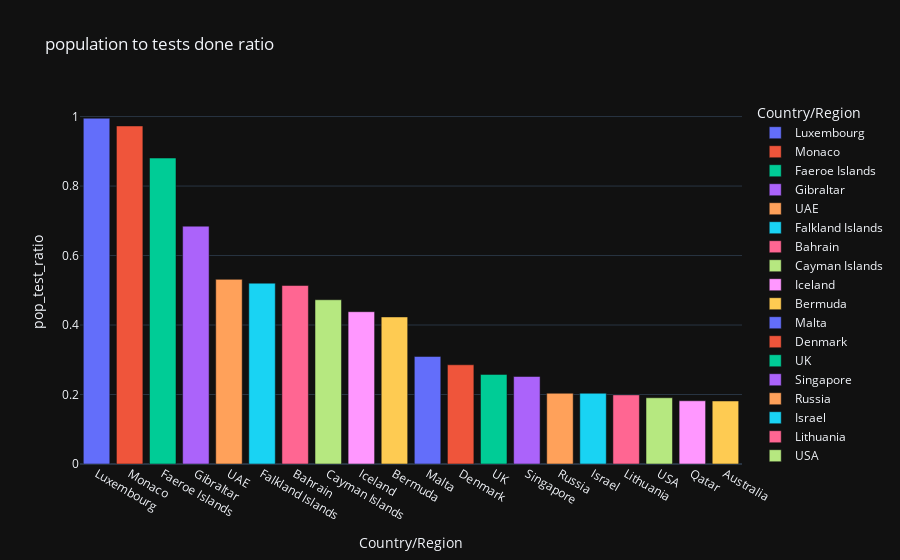

The notebook cell this image was saved under:
### Code cell
fig=px.bar(world_data.sort_values(by='pop_test_ratio', ascending=False)[:20],color='Country/Region',y='pop_test_ratio',x='Country/Region',template="plotly_dark",title="population to tests done ratio")
fig.show()

### Figure 1 — Plotly figure (JSON) as saved in the notebook; plotly's stock layout.template omitted (floating-point values rounded to 4 significant figures)
{"data": [{"alignmentgroup": "True", "hovertemplate": "Country/Region=%{x}<br>pop_test_ratio=%{y}<extra></extra>", "legendgroup": "Luxembourg", "marker": {"color": "#636efa", "pattern": {"shape": ""}}, "name": "Luxembourg", "offsetgroup": "Luxembourg", "orientation": "v", "showlegend": true, "textposition": "auto", "type": "bar", "x": ["Luxembourg"], "xaxis": "x", "y": [0.9953], "yaxis": "y"}, {"alignmentgroup": "True", "hovertemplate": "Country/Region=%{x}<br>pop_test_ratio=%{y}<extra></extra>", "legendgroup": "Monaco", "marker": {"color": "#EF553B", "pattern": {"shape": ""}}, "name": "Monaco", "offsetgroup": "Monaco", "orientation": "v", "showlegend": true, "textposition": "auto", "type": "bar", "x": ["Monaco"], "xaxis": "x", "y": [0.973], "yaxis": "y"}, {"alignmentgroup": "True", "hovertemplate": "Country/Region=%{x}<br>pop_test_ratio=%{y}<extra></extra>", "legendgroup": "Faeroe Islands", "marker": {"color": "#00cc96", "pattern": {"shape": ""}}, "name": "Faeroe Islands", "offsetgroup": "Faeroe Islands", "orientation": "v", "showlegend": true, "textposition": "auto", "type": "bar", "x": ["Faeroe Islands"], "xaxis": "x", "y": [0.8806], "yaxis": "y"}, {"alignmentgroup": "True", "hovertemplate": "Country/Region=%{x}<br>pop_test_ratio=%{y}<extra></extra>", "legendgroup": "Gibraltar", "marker": {"color": "#ab63fa", "pattern": {"shape": ""}}, "name": "Gibraltar", "offsetgroup": "Gibraltar", "orientation": "v", "showlegend": true, "textposition": "auto", "type": "bar", "x": ["Gibraltar"], "xaxis": "x", "y": [0.6846], "yaxis": "y"}, {"alignmentgroup": "True", "hovertemplate": "Country/Region=%{x}<br>pop_test_ratio=%{y}<extra></extra>", "legendgroup": "UAE", "marker": {"color": "#FFA15A", "pattern": {"shape": ""}}, "name": "UAE", "offsetgroup": "UAE", "orientation": "v", "showlegend": true, "textposition": "auto", "type": "bar", "x": ["UAE"], "xaxis": "x", "y": [0.5315], "yaxis": "y"}, {"alignmentgroup": "True", "hovertemplate": "Country/Region=%{x}<br>pop_test_ratio=%{y}<extra></extra>", "legendgroup": "Falkland Islands", "marker": {"color": "#19d3f3", "pattern": {"shape": ""}}, "name": "Falkland Islands", "offsetgroup": "Falkland Islands", "orientation": "v", "showlegend": true, "textposition": "auto", "type": "bar", "x": ["Falkland Islands"], "xaxis": "x", "y": [0.5205], "yaxis": "y"}, {"alignmentgroup": "True", "hovertemplate": "Country/Region=%{x}<br>pop_test_ratio=%{y}<extra></extra>", "legendgroup": "Bahrain", "marker": {"color": "#FF6692", "pattern": {"shape": ""}}, "name": "Bahrain", "offsetgroup": "Bahrain", "orientation": "v", "showlegend": true, "textposition": "auto", "type": "bar", "x": ["Bahrain"], "xaxis": "x", "y": [0.5137], "yaxis": "y"}, {"alignmentgroup": "True", "hovertemplate": "Country/Region=%{x}<br>pop_test_ratio=%{y}<extra></extra>", "legendgroup": "Cayman Islands", "marker": {"color": "#B6E880", "pattern": {"shape": ""}}, "name": "Cayman Islands", "offsetgroup": "Cayman Islands", "orientation": "v", "showlegend": true, "textposition": "auto", "type": "bar", "x": ["Cayman Islands"], "xaxis": "x", "y": [0.4728], "yaxis": "y"}, {"alignmentgroup": "True", "hovertemplate": "Country/Region=%{x}<br>pop_test_ratio=%{y}<extra></extra>", "legendgroup": "Iceland", "marker": {"color": "#FF97FF", "pattern": {"shape": ""}}, "name": "Iceland", "offsetgroup": "Iceland", "orientation": "v", "showlegend": true, "textposition": "auto", "type": "bar", "x": ["Iceland"], "xaxis": "x", "y": [0.4384], "yaxis": "y"}, {"alignmentgroup": "True", "hovertemplate": "Country/Region=%{x}<br>pop_test_ratio=%{y}<extra></extra>", "legendgroup": "Bermuda", "marker": {"color": "#FECB52", "pattern": {"shape": ""}}, "name": "Bermuda", "offsetgroup": "Bermuda", "orientation": "v", "showlegend": true, "textposition": "auto", "type": "bar", "x": ["Bermuda"], "xaxis": "x", "y": [0.4233], "yaxis": "y"}, {"alignmentgroup": "True", "hovertemplate": "Country/Region=%{x}<br>pop_test_ratio=%{y}<extra></extra>", "legendgroup": "Malta", "marker": {"color": "#636efa", "pattern": {"shape": ""}}, "name": "Malta", "offsetgroup": "Malta", "orientation": "v", "showlegend": true, "textposition": "auto", "type": "bar", "x": ["Malta"], "xaxis": "x", "y": [0.3095], "yaxis": "y"}, {"alignmentgroup": "True", "hovertemplate": "Country/Region=%{x}<br>pop_test_ratio=%{y}<extra></extra>", "legendgroup": "Denmark", "marker": {"color": "#EF553B", "pattern": {"shape": ""}}, "name": "Denmark", "offsetgroup": "Denmark", "orientation": "v", "showlegend": true, "textposition": "auto", "type": "bar", "x": ["Denmark"], "xaxis": "x", "y": [0.2855], "yaxis": "y"}, {"alignmentgroup": "True", "hovertemplate": "Country/Region=%{x}<br>pop_test_ratio=%{y}<extra></extra>", "legendgroup": "UK", "marker": {"color": "#00cc96", "pattern": {"shape": ""}}, "name": "UK", "offsetgroup": "UK", "orientation": "v", "showlegend": true, "textposition": "auto", "type": "bar", "x": ["UK"], "xaxis": "x", "y": [0.2579], "yaxis": "y"}, {"alignmentgroup": "True", "hovertemplate": "Country/Region=%{x}<br>pop_test_ratio=%{y}<extra></extra>", "legendgroup": "Singapore", "marker": {"color": "#ab63fa", "pattern": {"shape": ""}}, "name": "Singapore", "offsetgroup": "Singapore", "orientation": "v", "showlegend": true, "textposition": "auto", "type": "bar", "x": ["Singapore"], "xaxis": "x", "y": [0.2518], "yaxis": "y"}, {"alignmentgroup": "True", "hovertemplate": "Country/Region=%{x}<br>pop_test_ratio=%{y}<extra></extra>", "legendgroup": "Russia", "marker": {"color": "#FFA15A", "pattern": {"shape": ""}}, "name": "Russia", "offsetgroup": "Russia", "orientation": "v", "showlegend": true, "textposition": "auto", "type": "bar", "x": ["Russia"], "xaxis": "x", "y": [0.2036], "yaxis": "y"}, {"alignmentgroup": "True", "hovertemplate": "Country/Region=%{x}<br>pop_test_ratio=%{y}<extra></extra>", "legendgroup": "Israel", "marker": {"color": "#19d3f3", "pattern": {"shape": ""}}, "name": "Israel", "offsetgroup": "Israel", "orientation": "v", "showlegend": true, "textposition": "auto", "type": "bar", "x": ["Israel"], "xaxis": "x", "y": [0.2036], "yaxis": "y"}, {"alignmentgroup": "True", "hovertemplate": "Country/Region=%{x}<br>pop_test_ratio=%{y}<extra></extra>", "legendgroup": "Lithuania", "marker": {"color": "#FF6692", "pattern": {"shape": ""}}, "name": "Lithuania", "offsetgroup": "Lithuania", "orientation": "v", "showlegend": true, "textposition": "auto", "type": "bar", "x": ["Lithuania"], "xaxis": "x", "y": [0.199], "yaxis": "y"}, {"alignmentgroup": "True", "hovertemplate": "Country/Region=%{x}<br>pop_test_ratio=%{y}<extra></extra>", "legendgroup": "USA", "marker": {"color": "#B6E880", "pattern": {"shape": ""}}, "name": "USA", "offsetgroup": "USA", "orientation": "v", "showlegend": true, "textposition": "auto", "type": "bar", "x": ["USA"], "xaxis": "x", "y": [0.1906], "yaxis": "y"}, {"alignmentgroup": "True", "hovertemplate": "Country/Region=%{x}<br>pop_test_ratio=%{y}<extra></extra>", "legendgroup": "Qatar", "marker": {"color": "#FF97FF", "pattern": {"shape": ""}}, "name": "Qatar", "offsetgroup": "Qatar", "orientation": "v", "showlegend": true, "textposition": "auto", "type": "bar", "x": ["Qatar"], "xaxis": "x", "y": [0.182], "yaxis": "y"}, {"alignmentgroup": "True", "hovertemplate": "Country/Region=%{x}<br>pop_test_ratio=%{y}<extra></extra>", "legendgroup": "Australia", "marker": {"color": "#FECB52", "pattern": {"shape": ""}}, "name": "Australia", "offsetgroup": "Australia", "orientation": "v", "showlegend": true, "textposition": "auto", "type": "bar", "x": ["Australia"], "xaxis": "x", "y": [0.1814], "yaxis": "y"}], "layout": {"barmode": "relative", "legend": {"title": {"text": "Country/Region"}, "tracegroupgap": 0}, "title": {"text": "population to tests done ratio"}, "xaxis": {"anchor": "y", "categoryarray": ["Luxembourg", "Monaco", "Faeroe Islands", "Gibraltar", "UAE", "Falkland Islands", "Bahrain", "Cayman Islands", "Iceland", "Bermuda", "Malta", "Denmark", "UK", "Singapore", "Russia", "Israel", "Lithuania", "USA", "Qatar", "Australia"], "categoryorder": "array", "domain": [0, 1], "title": {"text": "Country/Region"}}, "yaxis": {"anchor": "x", "domain": [0, 1], "title": {"text": "pop_test_ratio"}}}}
